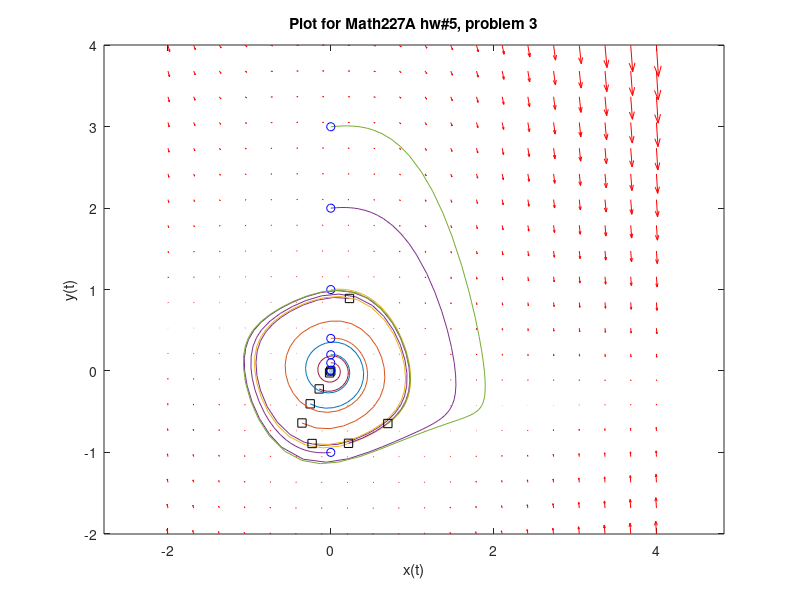

MATLAB code to generate this figure:
clear all; close all; clc;
% 11/25/20
% i stole most of this code from here: http://matlab.cheme.cmu.edu/2011/08/09/phase-portraits-of-a-system-of-odes/
u=0.1;

f = @(t,Y) [Y(2)+Y(1)*u; -Y(1)+u*Y(2)-Y(1)*Y(1)*Y(2)];

y1 = linspace(-2,4,20);
y2 = linspace(-2,4,20);

% creates two matrices one for all the x-values on the grid, and one for
% all the y-values on the grid. Note that x and y are matrices of the same
% size and shape, in this case 20 rows and 20 columns
[x,y] = meshgrid(y1,y2);
size(x);
size(y);

u = zeros(size(x));
v = zeros(size(x));

% we can use a single loop over each element to compute the derivatives at
% each point (y1, y2)
t=0; % we want the derivatives at each point at t=0, i.e. the starting time
for i = 1:numel(x)
    Yprime = f(t,[x(i); y(i)]);
    u(i) = Yprime(1);
    v(i) = Yprime(2);
end

quiver(x,y,u,v,'r'); figure(gcf)
xlabel('x(t)')
ylabel('y(t)')
axis tight equal;
title('Plot for Math227A hw#5, problem 3')


%may delete below part of initial condition experiments
y10=[0];
hold on
for y20 = [-1 0 .01 .1 .2 .4 1 2 3 ]
    [ts,ys] = ode45(f,[0,10],[y10;y20]);
    plot(ys(:,1),ys(:,2))
    plot(ys(1,1),ys(1,2),'bo') % starting point
    plot(ys(end,1),ys(end,2),'ks') % ending point
end
hold off

'done'
